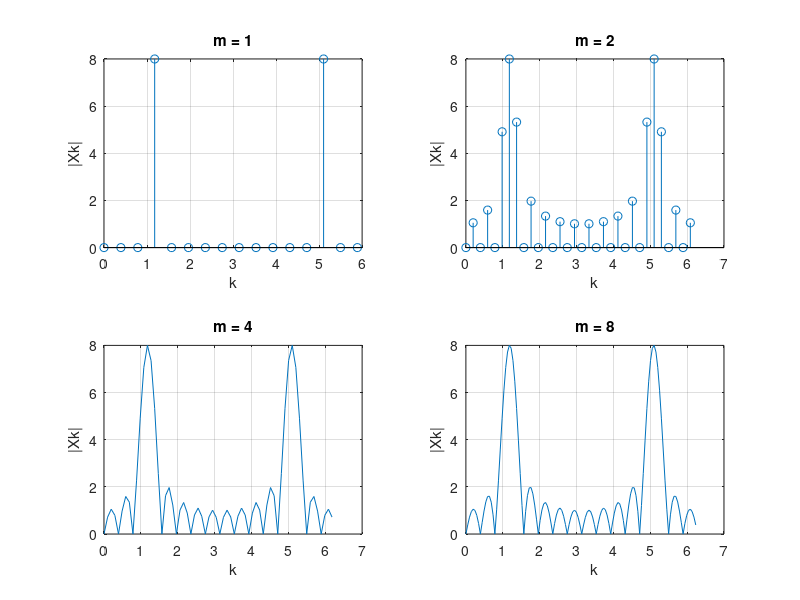

MATLAB code to generate this figure:
% 7.1 a
% P(w) = pi*(delta(w-w0)+delta(w+w0))

% 7.1b
% P(e^jw) = pi*sum over l=-inf to +inf(delta(w-w0*Ts-2*pi*l)+delta(w+w0*Ts-2*pi*l))
% periodic train of impulses

% 7.1c
% the two peaksin a are situated 2w0 apart
% the first two peaks in part b are situated 2*w0*Ts apart

% 7.1d
% e^(-j(w-w0*Ts-2*pi*l)(L-1)/2)*sin((w-w0*Ts-2*pi*l)L/2)sin(w-w0*Ts-2*pi*l)/2) + e^(-j(w+w0*Ts-2*pi*l)(L-1)/2)*sin((w+w0*Ts-2*pi*l)L/2)sin(w+w0*Ts-2*pi*l)/2) 
% infinite shifted sinc like shapes 

f0 = 12;
fs = 64;
Ts = 1/fs;
w0 = 2*pi*f0;
L = 16;

% 7.1e
wn = ones(1,L);

% 7.1f
% L1 = 16;
% wn1 = ones(1,L1);
% N1 = 8*L1;
% f1 = 0:2*pi/N1:2*pi*(N1-1)/N1;
% Z1 = zeros(1,N1-L1);
% wn1 = [wn1,Z1];
% n1 = 0:N1-1;
% pn1 = cos(w0*Ts*n1);
% xn1 = pn1.*wn1;
% Xk1 = fft(xn1);
% 
% L2 = 32;
% wn2 = ones(1,L2);
% N2 = 8*L2;
% f2 = 0:2*pi/N2:2*pi*(N2-1)/N2;
% Z2 = zeros(1,N2-L2);
% wn2 = [wn2,Z2];
% n2 = 0:N2-1;
% pn2 = cos(w0*Ts*n2);
% xn2 = pn2.*wn2;
% Xk2 = fft(xn2);
% 
% L3 = 64;
% wn3 = ones(1,L3);
% N3 = 8*L3;
% f3 = 0:2*pi/N3:2*pi*(N3-1)/N3;
% Z3 = zeros(1,N3-L3);
% wn3 = [wn3,Z3];
% n3 = 0:N3-1;
% pn3 = cos(w0*Ts*n3);
% xn3 = pn3.*wn3;
% Xk3 = fft(xn3);
% 
% L4 = 128;
% wn4 = ones(1,L4);
% N4 = 8*L4;
% f4 = 0:2*pi/N4:2*pi*(N4-1)/N4;
% Z4 = zeros(1,N4-L4);
% wn4 = [wn4,Z4];
% n4 = 0:N4-1;
% pn4 = cos(w0*Ts*n4);
% xn4 = pn4.*wn4;
% Xk4 = fft(xn4);

%% Thelobes bcomes less wide as L is increased
%% Number of side lobes increases
%% As L increases frequency resolution increases

% 7.1g
% f0 = 11;

%7.1h
% wn = hann(L);
% wn = transpose(wn);
%% mainlobe width has increased compared to part e
%% spectral leakage has decreased compared to part e

m1 = 1;
N1 = m1*L;
f1 = 0:2*pi/N1:2*pi*(N1-1)/N1;
Z1 = zeros(1,N1-L);
wn1 = [wn,Z1];
n1 = 0:N1-1;
pn1 = cos(w0*Ts*n1);
xn1 = pn1.*wn1;
Xk1 = fft(xn1);


m2 = 2;
N2 = m2*L;
f2 = 0:2*pi/N2:2*pi*(N2-1)/N2;
Z2 = zeros(1,N2-L);
wn2 = [wn,Z2];
n2 = 0:N2-1;
pn2 = cos(w0*Ts*n2);
xn2 = pn2.*wn2;
Xk2 = fft(xn2);

m3 = 4;
N3 = m3*L;
f3 = 0:2*pi/N3:2*pi*(N3-1)/N3;
Z3 = zeros(1,N3-L);
wn3 = [wn,Z3];
n3 = 0:N3-1;
pn3 = cos(w0*Ts*n3);
xn3 = pn3.*wn3;
Xk3 = fft(xn3);

m4 = 8;
N4 = m4*L;
f4 = 0:2*pi/N4:2*pi*(N4-1)/N4;
Z4 = zeros(1,N4-L);
wn4 = [wn,Z4];
n4 = 0:N4-1;
pn4 = cos(w0*Ts*n4);
xn4 = pn4.*wn4;
Xk4 = fft(xn4);

figure();
subplot(2,2,1)
stem(f1,abs(Xk1));
grid on;
xlabel('k');
ylabel('|Xk|');
title('m = 1');

subplot(2,2,2)
stem(f2,abs(Xk2));
grid on;
xlabel('k');
ylabel('|Xk|');
title('m = 2');

subplot(2,2,3)
plot(f3,abs(Xk3));
grid on;
xlabel('k');
ylabel('|Xk|');
title('m = 4');

subplot(2,2,4)
plot(f4,abs(Xk4));
grid on;
xlabel('k');
ylabel('|Xk|');
title('m = 8');

% 7.1i
% f0 = fs*((1 - ((abs(w2-w1))/(2*pi)))/2)

%  7.1j
% [y,Fs] = audioread("audio files_08.wav");
% Y = zeros(1,length(y));
% for k = 1:length(y)
%     Y(k) = y(k,1);
% end
% Y1 = fft(Y);
% figure();
% plot(abs(Y1));
% grid on;
% xlabel('w');
% ylabel('X[k]');
